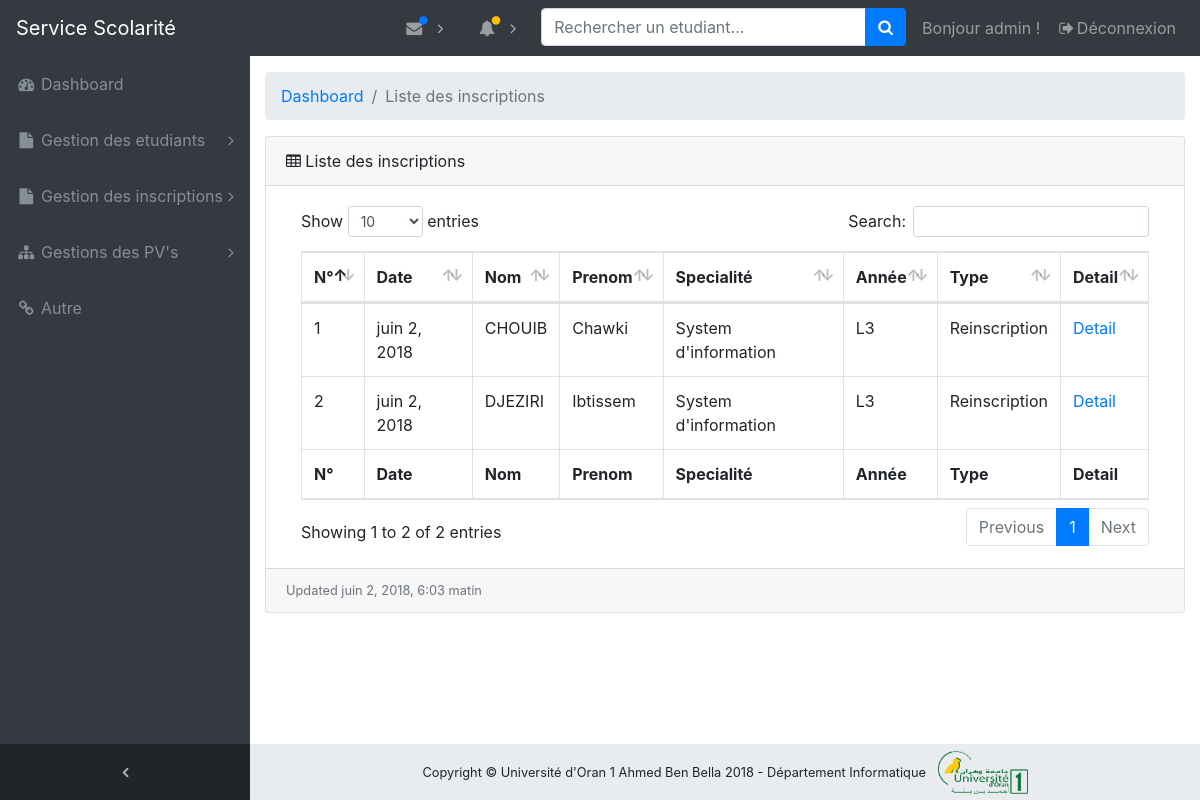
/dashboard/inscriptions/liste_inscriptions/ (signed in), run on the app's committed database.
### inscriptions/models.py (models this page shows, shortened)
class Inscription(models.Model):
    etudiant = models.ForeignKey(Etudiant, related_name='inscriptions')
    annee_universitaire = models.ForeignKey('etablissements.Annee_universitaire',
                                            related_name='inscriptions')
    parcours = models.ForeignKey('modules.Parcours', related_name='inscriptions')
    groupe = models.ForeignKey(Groupe, related_name='inscriptions', null=True)
    date_creation = models.DateTimeField(auto_now_add=True)
    categorie = models.CharField(choices=(('Inscription', 'Inscription'), ('Reinscription', 'Reinscription')),
                                 max_length=256, blank=True, null=True)
    class Meta:
        db_table = "inscription"
        verbose_name = "Inscription"
        verbose_name_plural = "Inscriptions"

class Etudiant(models.Model):
    user = models.OneToOneField('auth.User', related_name='etudiant')
    nom = models.CharField(max_length=256)
    prenom = models.CharField(max_length=256)
    sexe = models.CharField(
        choices=(('Homme', 'Homme'), ('Femme', 'Femme')), max_length=256)
    adresse = models.CharField(max_length=256, blank=True, null=True)
    date_naissance = models.DateField(blank=True, null=True)
    lieu_naissance = models.CharField(max_length=256, blank=True, null=True)
    nationalite = CountryField(blank=True, null=True)
    telephone = models.CharField(max_length=256, blank=True, null=True)
    date_creation = models.DateTimeField(auto_now_add=True)
    class Meta:
        db_table = "etudiant"
        verbose_name = "Etudiant"
        verbose_name_plural = "Etudiants"

### modules/models.py (models this page shows, shortened)
class Parcours(models.Model):
    nom = models.CharField(max_length=256)
    specialite = models.ForeignKey(Specialite, related_name='parcours')
    responsable = models.OneToOneField('enseignants.Enseignant', related_name='responsable_parcours')
    date_creation = models.DateTimeField(auto_now_add=True)
    class Meta:
        db_table = "parcours"
        verbose_name = "Parcours"
        verbose_name_plural = "Parcours"

class Specialite(models.Model):
    nom = models.CharField(max_length=256)
    departement = models.ForeignKey('etablissements.Departement', related_name='specialites')
    cycle = models.ForeignKey(Cycle, related_name='specialites')
    responsable = models.OneToOneField('enseignants.Enseignant', related_name='responsable_specialite')
    date_creation = models.DateTimeField(auto_now_add=True)
    class Meta:
        db_table = "specialite"
        verbose_name = "Specialite"
        verbose_name_plural = "Specialites"

### inscriptions/views.py (the view)
def dashboard_liste_inscriptions(request):
    if request.user.is_authenticated and request.user.groups.filter(name='Administrateur').exists():
        annee_univ = Annee_universitaire.objects.get(nom__contains=timezone.now().year)
        inscriptions = Inscription.objects.filter(annee_universitaire=annee_univ)
        return render(request, 'inscriptions/liste_inscriptions.html',
                      {'inscriptions': inscriptions})
    else:
        return redirect('login_account')

### inscriptions/templates/inscriptions/liste_inscriptions.html
{% extends 'dashboard/base.html' %}
{% load staticfiles %}
{% block content %}
    <ol class="breadcrumb">
        <li class="breadcrumb-item">
            <a href="{% url 'dashboard_home_page' %}">Dashboard</a>
        </li>
        <li class="breadcrumb-item active">Liste des inscriptions</li>
    </ol>
    <div class="card mb-3">
        <div class="card-header">
            <i class="fa fa-table"></i> Liste des inscriptions
        </div>
        <div class="card-body">
            <div class="table-responsive">
                <table class="table table-bordered" id="dataTable" width="100%" cellspacing="0">
                    <thead>
                    <tr>
                        <th>N°</th>
                        <th>Date</th>
                        <th>Nom</th>
                        <th>Prenom</th>
                        <th>Specialité</th>
                        <th>Année</th>
                        <th>Type</th>
                        <th>Detail</th>
                    </tr>
                    </thead>
                    <tfoot>
                    <tr>
                        <th>N°</th>
                        <th>Date</th>
                        <th>Nom</th>
                        <th>Prenom</th>
                        <th>Specialité</th>
                        <th>Année</th>
                        <th>Type</th>
                        <th>Detail</th>
                    </tr>
                    </tfoot>
                    <tbody>
                    {% for inscription in inscriptions %}
                        <tr>
                            <td>{{ inscription.id }}</td>
                            <td>{{ inscription.date_creation.date }}</td>
                            <td>{{ inscription.etudiant.nom.upper }}</td>
                            <td>{{ inscription.etudiant.prenom.capitalize }}</td>
                            <td> {{ inscription.parcours.specialite.nom }}</td>
                            <td> {{ inscription.parcours.nom }}</td>
                            <td>{{ inscription.categorie }}</td>
                            <td><a href="{% url 'dashboard_detail_inscription' pk=inscription.id %}">Detail </a></td>
                        </tr>
                    {% endfor %}
                    </tbody>
                </table>
            </div>
        </div>
        <div class="card-footer small text-muted">Updated {{ inscriptions.last.date_creation }}</div>
    </div>
    </div>
{% endblock %}

### dashboard/templates/dashboard/navbar/_navbar_admin.html (shortened to what this page needs)
{% load staticfiles %}
{% block navbar %}
    <nav class="navbar navbar-expand-lg navbar-dark bg-dark fixed-top" id="mainNav">
        <a class="navbar-brand" href="{% url 'home_page' %}">Service Scolarité</a>
        <div class="collapse navbar-collapse" id="navbarResponsive">
            <ul class="navbar-nav navbar-sidenav" id="exampleAccordion">
                <li class="nav-item" data-toggle="tooltip" data-placement="right" title="Dashboard">
                    <a class="nav-link" href="{% url 'dashboard_home_page' %}">
                        <i class="fa fa-fw fa-dashboard"></i>
                        <span class="nav-link-text">Dashboard</span>
                    </a>
                </li>
                <li class="nav-item" data-toggle="tooltip" data-placement="right" title="Gestion des etudiants">
                    <a class="nav-link nav-link-collapse collapsed" data-toggle="collapse"
                       href="#collapseGestionEtudiants"
                       data-parent="#exampleAccordion">
                        <i class="fa fa-fw fa-file"></i>
                        <span class="nav-link-text">Gestion des etudiants</span>
                    </a>
                </li>
                <li class="nav-item" data-toggle="tooltip" data-placement="right" title="Example Pages">
                    <a class="nav-link nav-link-collapse collapsed" data-toggle="collapse" href="#collapseExamplePages"
                       data-parent="#exampleAccordion">
                        <i class="fa fa-fw fa-file"></i>
                        <span class="nav-link-text">Gestion des inscriptions</span>
                    </a>
                </li>
                <li class="nav-item" data-toggle="tooltip" data-placement="right" title="Menu Levels">
                    <a class="nav-link nav-link-collapse collapsed" data-toggle="collapse" href="#collapseMulti"
                       data-parent="#exampleAccordion">
                        <i class="fa fa-fw fa-sitemap"></i>
                        <span class="nav-link-text">Gestions des PV's</span>
                    </a>
                </li>
                <li class="nav-item" data-toggle="tooltip" data-placement="right" title="Link">
                    <a class="nav-link" href="#">
                        <i class="fa fa-fw fa-link"></i>
                        <span class="nav-link-text">Autre</span>
                    </a>
                </li>
            </ul>
            <ul class="navbar-nav sidenav-toggler">
                <li class="nav-item">
                    <a class="nav-link text-center" id="sidenavToggler">
                        <i class="fa fa-fw fa-angle-left"></i>
                    </a>
                </li>
            </ul>
            <ul class="navbar-nav ml-auto">
                <li class="nav-item dropdown">
                    <a class="nav-link dropdown-toggle mr-lg-2" id="messagesDropdown" href="#" data-toggle="dropdown"
                       aria-haspopup="true" aria-expanded="false">
                        <i class="fa fa-fw fa-envelope"></i>
                        <span class="indicator text-primary d-none d-lg-block">
                        <i class="fa fa-fw fa-circle"></i>
                    </span>
                    </a>
                </li>
                <li class="nav-item dropdown">
                    <a class="nav-link dropdown-toggle mr-lg-2" id="alertsDropdown" href="#" data-toggle="dropdown"
                       aria-haspopup="true" aria-expanded="false">
                        <i class="fa fa-fw fa-bell"></i>
                        <span class="indicator text-warning d-none d-lg-block">
                        <i class="fa fa-fw fa-circle"></i>
                    </span>
                    </a>
                </li>
                <li class="nav-item">
                    <form method="post" class="form-inline my-2 my-lg-0 mr-lg-2"> {% csrf_token %}
                        <div class="input-group">
                            <input class="form-control" type="text" placeholder="Rechercher un etudiant..." size="25">
                            <span class="input-group-append">
                            <button class="btn btn-primary" type="submit">
                                <i class="fa fa-search"></i>
                            </button>
                        </span>
                        </div>
                    </form>
                </li>
                <li class="nav-item">
                    <a class="nav-link">
                        Bonjour {{ user.username }} !</a>
                </li>
                <li class="nav-item">
                    <a class="nav-link" data-toggle="modal" data-target="#exampleModal">
                        <i class="fa fa-fw fa-sign-out"></i>Déconnexion</a>
                </li>
            </ul>
        </div>
    </nav>
{% endblock %}

### static/dashboard/css/sb-admin.css (style rules this page uses)
html { position: relative; min-height: 100%; }
body { overflow-x: hidden; }
body.sticky-footer { margin-bottom: 56px; }
body.fixed-nav { padding-top: 56px; }
#mainNav .navbar-collapse { overflow: auto; max-height: 75vh; }
#mainNav .navbar-collapse .navbar-nav .nav-item .nav-link { cursor: pointer; }
#mainNav .navbar-collapse .navbar-sidenav .nav-link-collapse:after { float: right; content: '\f107'; font-family: 'FontAwesome'; }
#mainNav .navbar-collapse .navbar-sidenav .nav-link-collapse.collapsed:after { content: '\f105'; }
#mainNav .navbar-collapse .sidenav-toggler { display: none; }
#mainNav .navbar-collapse .navbar-nav > .nav-item.dropdown > .nav-link { position: relative; min-width: 45px; }
#mainNav .navbar-collapse .navbar-nav > .nav-item.dropdown > .nav-link:after { float: right; width: auto; content: '\f105'; border: none; font-family: 'FontAwesome'; }
#mainNav .navbar-collapse .navbar-nav > .nav-item.dropdown > .nav-link .indicator { position: absolute; top: 5px; left: 21px; font-size: 10px; }
@media (min-width: 992px) { #mainNav .navbar-brand { width: 250px; } }
@media (min-width: 992px) { #mainNav .navbar-collapse { overflow: visible; max-height: none; } }
@media (min-width: 992px) { #mainNav .navbar-collapse .navbar-sidenav { position: absolute; top: 0; left: 0; -webkit-flex-direction: column; -ms-flex-direction: column; flex-direction: column; margin-top: 56px; } }
@media (min-width: 992px) { #mainNav .navbar-collapse .navbar-sidenav > .nav-item { width: 250px; padding: 0; } }
@media (min-width: 992px) { #mainNav .navbar-collapse .navbar-sidenav > .nav-item > .nav-link { padding: 1em; } }
@media (min-width: 992px) { #mainNav .navbar-collapse .navbar-nav > .nav-item.dropdown > .nav-link { min-width: 0; } }
@media (min-width: 992px) { #mainNav .navbar-collapse .navbar-nav > .nav-item.dropdown > .nav-link:after { width: 24px; text-align: center; } }
#mainNav.fixed-top .sidenav-toggler { display: none; }
@media (min-width: 992px) { #mainNav.fixed-top .navbar-sidenav { height: calc(100vh - 112px); } }
@media (min-width: 992px) { #mainNav.fixed-top .sidenav-toggler { position: absolute; top: 0; left: 0; display: flex; -webkit-flex-direction: column; -ms-flex-direction: column; flex-direction: column; margin-top: calc(100vh - 56px); } }
@media (min-width: 992px) { #mainNav.fixed-top .sidenav-toggler > .nav-item { width: 250px; padding: 0; } }
@media (min-width: 992px) { #mainNav.fixed-top .sidenav-toggler > .nav-item > .nav-link { padding: 1em; } }
#mainNav.fixed-top.navbar-dark .sidenav-toggler { background-color: #212529; }
#mainNav.fixed-top.navbar-dark .sidenav-toggler a i { color: #adb5bd; }
#sidenavToggler i { font-weight: 800; }
#mainNav.navbar-dark .navbar-collapse .navbar-sidenav .nav-link-collapse:after { color: #868e96; }
#mainNav.navbar-dark .navbar-collapse .navbar-sidenav > .nav-item > .nav-link { color: #868e96; }
#mainNav.navbar-dark .navbar-collapse .navbar-nav > .nav-item.dropdown > .nav-link:after { color: #adb5bd; }
@media (min-width: 992px) { #mainNav.navbar-dark .navbar-collapse .navbar-sidenav { background: #343a40; } }

### data on the page
Inscription: id "1", date_creation "juin 2, 2018", etudiant.nom "CHOUIB", etudiant.prenom "Chawki", parcours.specialite.nom "System d'information", parcours.nom "L3", categorie "Reinscription"
Inscription: id "2", date_creation "juin 2, 2018", etudiant.nom "DJEZIRI", etudiant.prenom "Ibtissem", parcours.specialite.nom "System d'information", parcours.nom "L3", categorie "Reinscription", last.date_creation "juin 2, 2018, 6:03 matin"

### other printed values
{{ user.username }} "admin"
